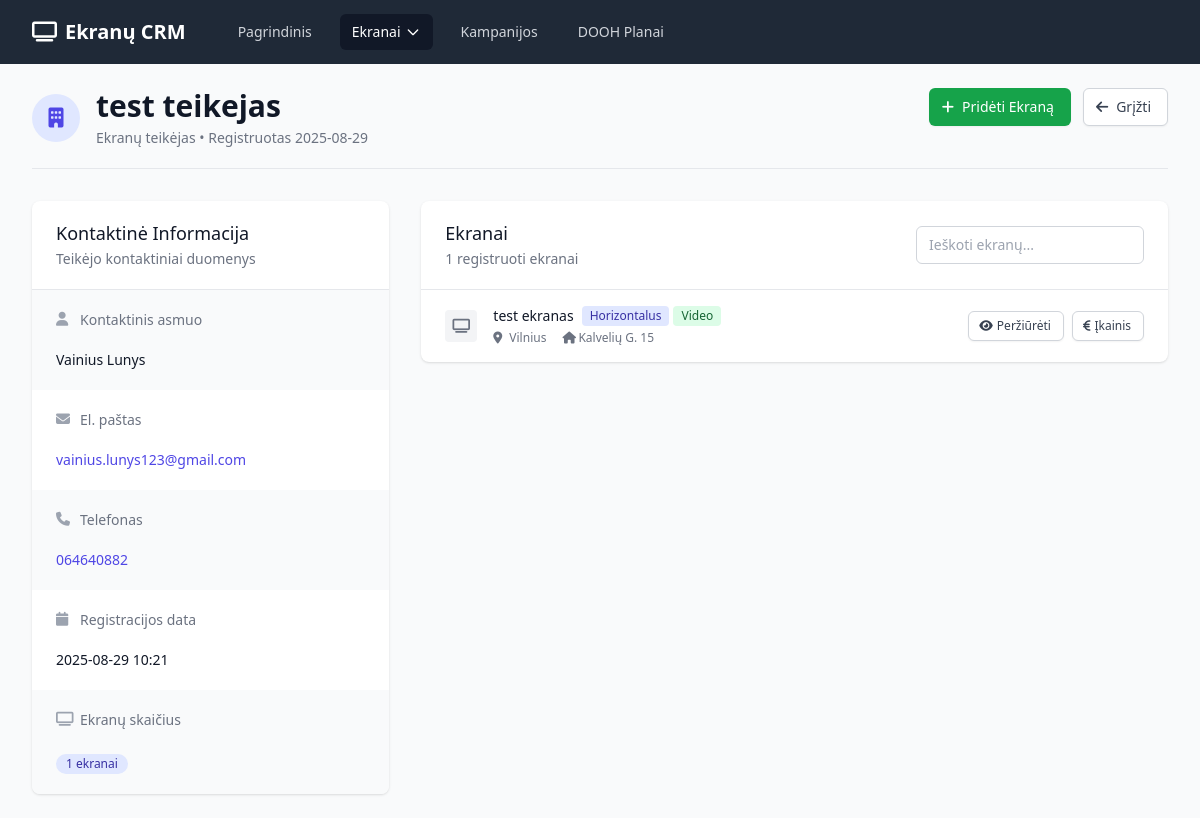
The page /provider/1 on the database as committed earlier.
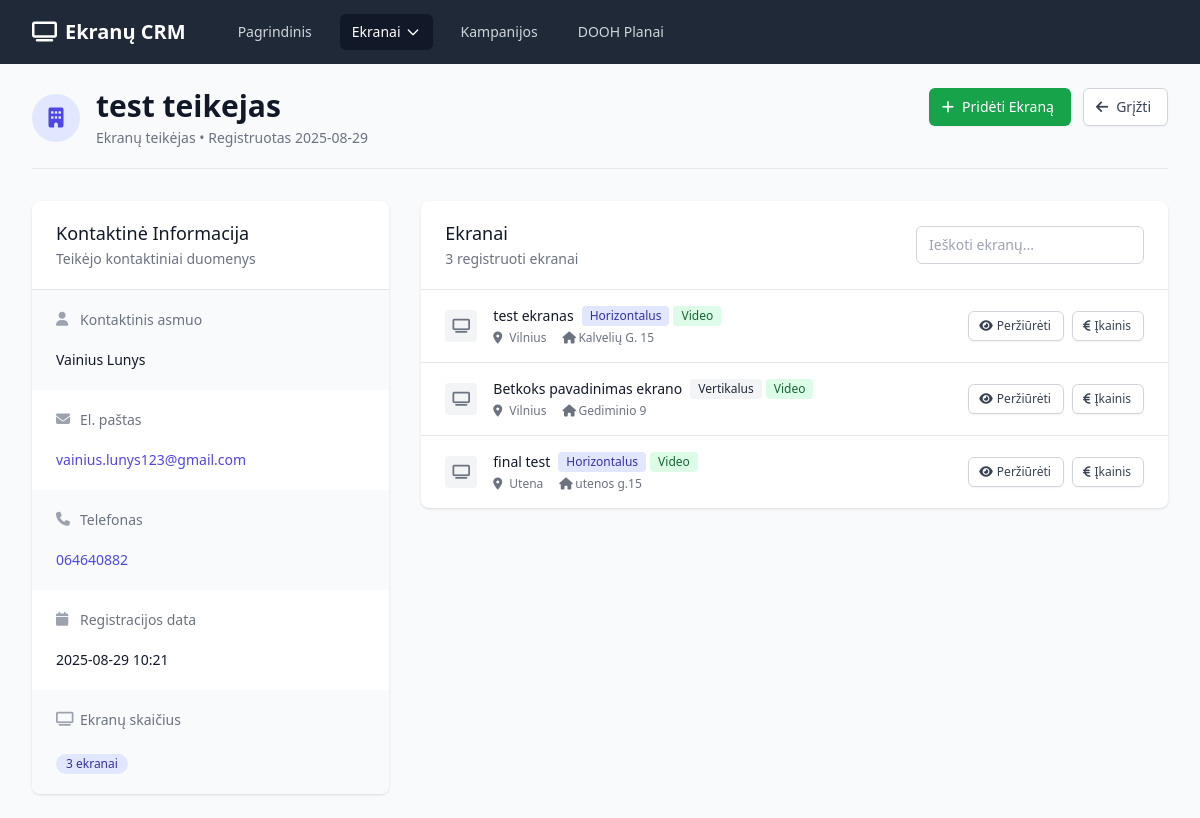
The same page on the database as committed later.
### app.py (models this page shows)
class Screen(db.Model):
    id = db.Column(db.Integer, primary_key=True)
    provider_id = db.Column(db.Integer, db.ForeignKey('screen_provider.id'), nullable=False)
    name = db.Column(db.String(100), nullable=False)
    image_path = db.Column(db.String(200))
    position_description = db.Column(db.Text)
    comment = db.Column(db.Text)
    screen_type = db.Column(db.String(50), nullable=False)  # horizontal/vertical
    content_type = db.Column(db.String(50), nullable=False)  # video/static
    width = db.Column(db.Float, nullable=False)  # in meters
    height = db.Column(db.Float, nullable=False)  # in meters
    pixel_width = db.Column(db.Integer)
    pixel_height = db.Column(db.Integer)
    pixel_comment = db.Column(db.Text)
    gps_latitude = db.Column(db.Float)
    gps_longitude = db.Column(db.Float)
    city = db.Column(db.String(100), nullable=False)
    address = db.Column(db.String(200), nullable=False)
    side = db.Column(db.String(10))  # D-right, K-left
    created_at = db.Column(db.DateTime, default=datetime.utcnow)
    pricing_hours = db.relationship('ScreenPricing', backref='screen', lazy=True, cascade='all, delete-orphan')
    bookings = db.relationship('ScreenBooking', backref='screen', lazy=True)

### app.py (the view)
@app.route('/provider/<int:id>')
def provider_detail(id):
    provider = ScreenProvider.query.get_or_404(id)
    return render_template('provider_detail.html', provider=provider)

### templates/provider_detail.html (shortened to what the changed rows need)
{% extends "base.html" %}
{% block content %}
<div class="pb-5 border-b border-gray-200 mb-8">
    <div class="flex justify-between items-start">
        <div class="flex items-center">
            <div>
                <h1 class="text-3xl font-bold text-gray-900">{{ provider.name }}</h1>
            </div>
        </div>
    </div>
</div>
<div class="grid grid-cols-1 lg:grid-cols-3 gap-8">
    <div class="lg:col-span-1">
        <div class="bg-white shadow overflow-hidden sm:rounded-lg">
            <div class="border-t border-gray-200">
                <dl>
                    <div class="bg-gray-50 px-4 py-5 sm:grid sm:grid-cols-1 sm:gap-4 sm:px-6">
                        <dd class="mt-1">
                            <span class="inline-flex items-center px-2.5 py-0.5 rounded-full text-xs font-medium bg-indigo-100 text-indigo-800">
                                {{ provider.screens|length }} ekranai
                            </span>
                        </dd>
                    </div>
                </dl>
            </div>
        </div>
    </div>
    <div class="lg:col-span-2">
        <div class="bg-white shadow overflow-hidden sm:rounded-lg">
            <div class="px-4 py-5 sm:px-6">
                <div class="flex justify-between items-center">
                    <div>
                        <h3 class="text-lg leading-6 font-medium text-gray-900">Ekranai</h3>
                        <p class="mt-1 text-sm text-gray-500">{{ provider.screens|length }} registruoti ekranai</p>
                    </div>
                </div>
            </div>
            {% if provider.screens %}
            <div class="border-t border-gray-200">
                <ul class="divide-y divide-gray-200" id="screensList">
                    {% for screen in provider.screens %}
                    <li class="screen-item hover:bg-gray-50">
                        <div class="px-4 py-4 sm:px-6">
                            <div class="flex items-center justify-between">
                                <div class="flex items-center">
                                    <div class="flex-shrink-0">
                                        <div class="h-8 w-8 rounded bg-gray-100 flex items-center justify-center">
                                            <i class="fas fa-tv text-gray-500 text-sm"></i>
                                        </div>
                                    </div>
                                    <div class="ml-4">
                                        <div class="flex items-center">
                                            <p class="text-sm font-medium text-gray-900 screen-name">{{ screen.name }}</p>
                                            <div class="ml-2 flex space-x-1">
                                                <span class="inline-flex items-center px-2 py-0.5 rounded text-xs font-medium {% if screen.screen_type == 'horizontal' %}bg-indigo-100 text-indigo-800{% else %}bg-gray-100 text-gray-800{% endif %}">
                                                    {{ 'Horizontalus' if screen.screen_type == 'horizontal' else 'Vertikalus' }}
                                                </span>
                                                <span class="inline-flex items-center px-2 py-0.5 rounded text-xs font-medium {% if screen.content_type == 'video' %}bg-green-100 text-green-800{% else %}bg-blue-100 text-blue-800{% endif %}">
                                                    {{ 'Video' if screen.content_type == 'video' else 'Statinis' }}
                                                </span>
                                            </div>
                                        </div>
                                        <div class="mt-1 flex items-center space-x-4">
                                            {% if screen.city %}
                                            <div class="flex items-center text-xs text-gray-500">
                                                <i class="fas fa-map-marker-alt w-3 h-3 mr-1"></i>
                                                <span>{{ screen.city }}</span>
                                            </div>
                                            {% endif %}
                                            {% if screen.address %}
                                            <div class="flex items-center text-xs text-gray-500">
                                                <i class="fas fa-home w-3 h-3 mr-1"></i>
                                                <span class="truncate max-w-xs">{{ screen.address }}</span>
                                            </div>
                                            {% endif %}
                                        </div>
                                    </div>
                                </div>
                                <div class="flex items-center space-x-2">
                                    <a href="{{ url_for('screen_detail', id=screen.id) }}"
                                       class="inline-flex items-center px-3 py-1.5 border border-gray-300 shadow-sm text-xs font-medium rounded-md text-gray-700 bg-white hover:bg-gray-50 focus:outline-none focus:ring-2 focus:ring-offset-2 focus:ring-indigo-500">
                                        <i class="fas fa-eye -ml-0.5 mr-1"></i>
                                        Peržiūrėti
                                    </a>
                                    <a href="{{ url_for('screen_pricing', id=screen.id) }}"
                                       class="inline-flex items-center px-3 py-1.5 border border-gray-300 shadow-sm text-xs font-medium rounded-md text-gray-700 bg-white hover:bg-gray-50 focus:outline-none focus:ring-2 focus:ring-offset-2 focus:ring-indigo-500">
                                        <i class="fas fa-euro-sign -ml-0.5 mr-1"></i>
                                        Įkainis
                                    </a>
                                </div>
                            </div>
                        </div>
                    </li>
                    {% endfor %}
                </ul>
            </div>
            {% endif %}
        </div>
    </div>
</div>
{% endblock %}

Rows that differ between the two databases and show on the page:
added Screen: name "Betkoks pavadinimas ekrano", screen_type "Vertikalus", content_type "Video", city "Vilnius", address "Gediminio 9"
added Screen: name "final test", screen_type "Horizontalus", content_type "Video", city "Utena", address "utenos g.15"
Other text that changed with them:
{{ provider.screens|length }}: "1" → "3"
